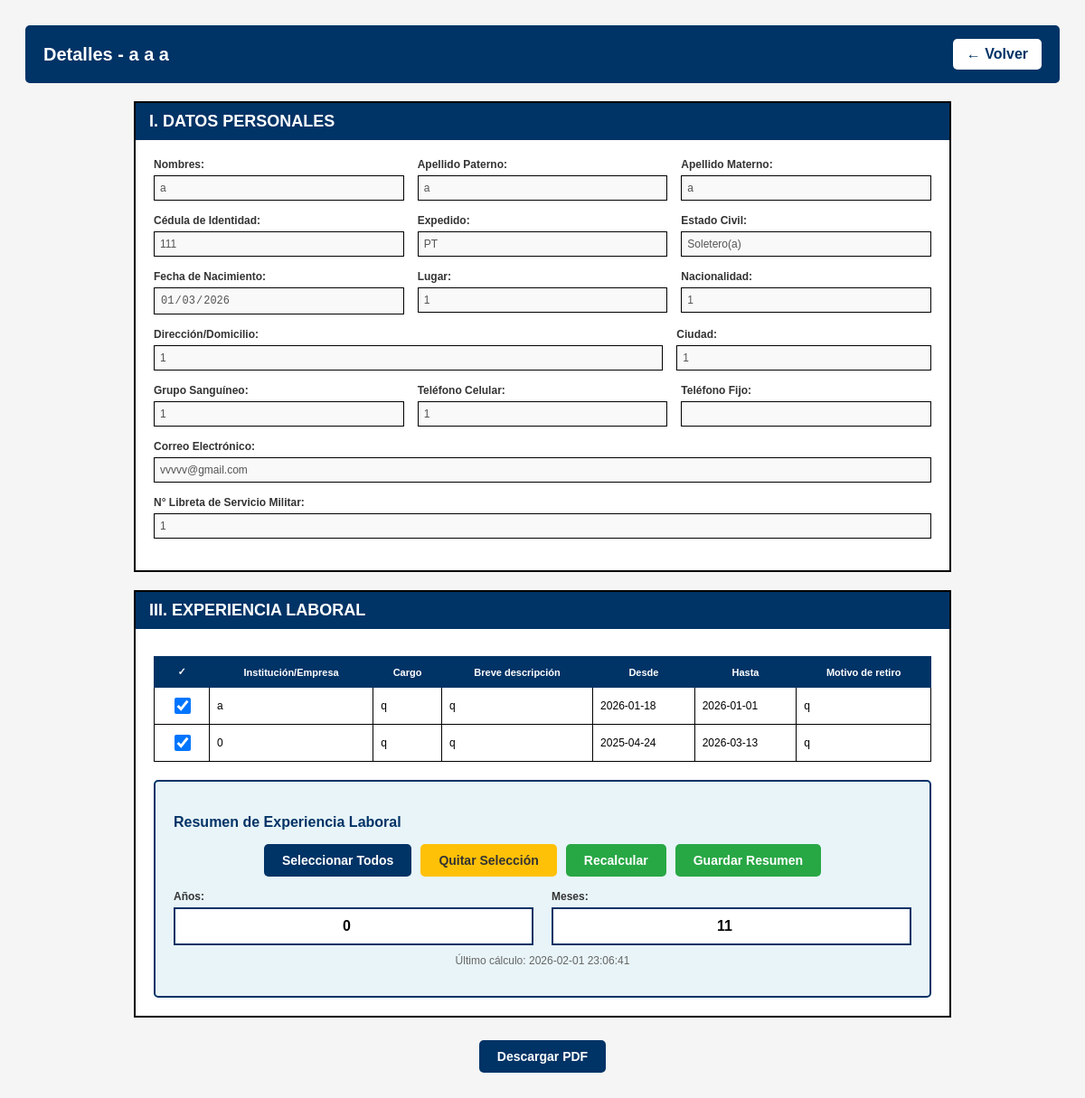
/detalles/3 (signed in), run on the app's committed database.
### tables this page shows
CREATE TABLE datos(
        id INTEGER PRIMARY KEY AUTOINCREMENT,
        nombres TEXT NOT NULL,
        ap_pat TEXT,
        ap_mat TEXT,
        ci TEXT NOT NULL,
        exp TEXT,
        est_civil TEXT NOT NULL,
        fecha_nac TEXT NOT NULL,
        lugar TEXT NOT NULL,
        nacio TEXT NOT NULL,
        direccion TEXT NOT NULL,
        ciudad TEXT NOT NULL,
        gr_san TEXT NOT NULL,
        tcel INTEGER NOT NULL,
        tfijo INTEGER,
        correo TEXT UNIQUE,
        n_libser TEXT
        );

CREATE TABLE experiencia(
        id INTEGER PRIMARY KEY AUTOINCREMENT,
        persona_id INTEGER NOT NULL,
        nombre TEXT NOT NULL,
        puesto TEXT NOT NULL,
        breve TEXT NOT NULL,
        desde TEXT NOT NULL,
        hasta TEXT NOT NULL,
        motivo TEXT NOT NULL,
        FOREIGN KEY (persona_id) REFERENCES datos(id)
        );

CREATE TABLE resumen_experiencia(
    id INTEGER PRIMARY KEY AUTOINCREMENT,
    persona_id INTEGER NOT NULL,
    total_anios INTEGER DEFAULT 0,
    total_meses INTEGER DEFAULT 0,
    fecha_calculo TEXT,
    FOREIGN KEY (persona_id) REFERENCES datos(id) ON DELETE CASCADE
    );

### app.py (the view)
@app.route('/detalles/<int:id>')
@login_required
def detalles(id):
    conn = get_db_connection()
    persona = conn.execute("SELECT * FROM datos WHERE id = ?", (id,)).fetchone()
    if persona is None:
        conn.close()
        flash("Persona no encontrada", "error")
        return redirect(url_for('usuarios'))
    experiencia = conn.execute("SELECT * FROM experiencia WHERE persona_id = ? ORDER BY desde DESC", (id,)).fetchall()
    formacion = conn.execute("SELECT * FROM formacion_academica WHERE persona_id = ?", (id,)).fetchall()
    cursos = conn.execute("SELECT * FROM cursos WHERE persona_id = ?", (id,)).fetchall()
    paquetes = conn.execute("SELECT * FROM paquetes_informaticos WHERE persona_id = ?", (id,)).fetchall()
    idiomas = conn.execute("SELECT * FROM idiomas WHERE persona_id = ?", (id,)).fetchall()
    docencia = conn.execute("SELECT * FROM docencia WHERE persona_id = ?", (id,)).fetchall()
    referencias = conn.execute("SELECT * FROM referencias WHERE persona_id = ?", (id,)).fetchall()
    registro = conn.execute("SELECT * FROM registro_profesional WHERE persona_id = ?", (id,)).fetchone()
    pretension = conn.execute("SELECT * FROM pretension_salarial WHERE persona_id = ?", (id,)).fetchone()
    incompatibilidades = conn.execute("SELECT * FROM incompatibilidades WHERE persona_id = ?", (id,)).fetchone()
    declaracion = conn.execute("SELECT * FROM declaracion_jurada WHERE persona_id = ?", (id,)).fetchone()
    resumen = conn.execute("SELECT * FROM resumen_experiencia WHERE persona_id = ? ORDER BY id DESC LIMIT 1", (id,)).fetchone()
    conn.close()
    return render_template("detalles.html",
                        persona=persona,
                        experiencia=experiencia,
                        formacion=formacion,
                        cursos=cursos,
                        paquetes=paquetes,
                        idiomas=idiomas,
                        docencia=docencia,
                        referencias=referencias,
                        registro=registro,
                        pretension=pretension,
                        incompatibilidades=incompatibilidades,
                        declaracion=declaracion,
                        resumen=resumen)

### app.py (called while the page is built)
def get_db_connection():
    conn = sqlite3.connect('form_hv.db')
    conn.row_factory = sqlite3.Row
    return conn

@login_manager.user_loader
def load_user(user_id):
    return User.get_by_id(user_id)

    @staticmethod
    def get_by_id(user_id):
        conn = get_db_connection()
        user = conn.execute('SELECT * FROM users WHERE id=?',(user_id, )).fetchone()
        conn.close()
        if user:
            return User(user['id'], user['username'],user['password'])
        return None

### templates/detalles.html (shortened to what this page needs)
<!DOCTYPE html>
<html lang="es">
<head>
</head>
<body>
    <div class="navbar no-print">
        <h1>Detalles - {{ persona.nombres }} {{ persona.ap_pat }} {{ persona.ap_mat }}</h1>
        <a href="{{ url_for('usuarios') }}" class="btn-back">← Volver</a>
    </div>
    <div class="container">
        <div class="header">I. DATOS PERSONALES</div>
        <div class="form-content">
            <div class="form-row">
                <div class="form-group">
                    <label>Nombres:</label>
                    <input type="text" value="{{ persona.nombres }}" disabled>
                </div>
                <div class="form-group">
                    <label>Apellido Paterno:</label>
                    <input type="text" value="{{ persona.ap_pat }}" disabled>
                </div>
                <div class="form-group">
                    <label>Apellido Materno:</label>
                    <input type="text" value="{{ persona.ap_mat }}" disabled>
                </div>
            </div>
            <div class="form-row">
                <div class="form-group">
                    <label>Cédula de Identidad:</label>
                    <input type="text" value="{{ persona.ci }}" disabled>
                </div>
                <div class="form-group">
                    <label>Expedido:</label>
                    <input type="text" value="{{ persona.exp }}" disabled>
                </div>
                <div class="form-group">
                    <label>Estado Civil:</label>
                    <input type="text" value="{{ persona.est_civil }}" disabled>
                </div>
            </div>
            <div class="form-row">
                <div class="form-group">
                    <label>Fecha de Nacimiento:</label>
                    <input type="date" value="{{ persona.fecha_nac }}" disabled>
                </div>
                <div class="form-group">
                    <label>Lugar:</label>
                    <input type="text" value="{{ persona.lugar }}" disabled>
                </div>
                <div class="form-group">
                    <label>Nacionalidad:</label>
                    <input type="text" value="{{ persona.nacio }}" disabled>
                </div>
            </div>
            <div class="form-row">
                <div class="form-group" style="flex: 2;">
                    <label>Dirección/Domicilio:</label>
                    <input type="text" value="{{ persona.direccion }}" disabled>
                </div>
                <div class="form-group">
                    <label>Ciudad:</label>
                    <input type="text" value="{{ persona.ciudad }}" disabled>
                </div>
            </div>
            <div class="form-row">
                <div class="form-group">
                    <label>Grupo Sanguíneo:</label>
                    <input type="text" value="{{ persona.gr_san }}" disabled>
                </div>
                <div class="form-group">
                    <label>Teléfono Celular:</label>
                    <input type="text" value="{{ persona.tcel }}" disabled>
                </div>
                <div class="form-group">
                    <label>Teléfono Fijo:</label>
                    <input type="text" value="{{ persona.tfijo or '' }}" disabled>
                </div>
            </div>
            <div class="form-row">
                <div class="form-group">
                    <label>Correo Electrónico:</label>
                    <input type="email" value="{{ persona.correo }}" disabled>
                </div>
            </div>
            <div class="form-row">
                <div class="form-group">
                    <label>N° Libreta de Servicio Militar:</label>
                    <input type="text" value="{{ persona.n_libser or '' }}" disabled>
                </div>
            </div>
        </div>
    </div>
    <div class="container">
        <div class="header">III. EXPERIENCIA LABORAL</div>
        <div class="form-content">
            {% if experiencia %}
            <table id="tabla-experiencia">
                <thead>
                    <tr>
                        <th class="no-print checkbox-cell">✓</th>
                        <th>Institución/Empresa</th>
                        <th>Cargo</th>
                        <th>Breve descripción</th>
                        <th>Desde</th>
                        <th>Hasta</th>
                        <th>Motivo de retiro</th>
                    </tr>
                </thead>
                <tbody>
                    {% for exp in experiencia %}
                    <tr class="fila-exp" data-id="{{ exp.id }}">
                        <td class="checkbox-cell no-print">
                            <input type="checkbox" class="chk-exp" checked>
                        </td>
                        <td>{{ exp.nombre }}</td>
                        <td>{{ exp.puesto }}</td>
                        <td>{{ exp.breve }}</td>
                        <td class="exp-desde" data-fecha="{{ exp.desde or '' }}">{{ exp.desde or '' }}</td>
                        <td class="exp-hasta" data-fecha="{{ exp.hasta or '' }}">{{ exp.hasta or '' }}</td>
                        <td>{{ exp.motivo }}</td>
                    </tr>
                    {% endfor %}
                </tbody>
            </table>
            <div class="resumen-box">
                <h3>Resumen de Experiencia Laboral</h3>
                <div class="btn-container no-print">
                    <button type="button" class="btn btn-primary" id="btn-seleccionar-todos">Seleccionar Todos</button>
                    <button type="button" class="btn btn-warning" id="btn-quitar-seleccion">Quitar Selección</button>
                    <button type="button" class="btn btn-success" id="btn-recalcular">Recalcular</button>
                    <button type="button" class="btn btn-success" id="btn-guardar-resumen">Guardar Resumen</button>
                </div>
                <div class="resumen-valores">
                    <div class="valor">
                        <label>Años:</label>
                        <input type="number" id="total-anios" value="{{ resumen.total_anios if resumen else 0 }}" readonly>
                    </div>
                    <div class="valor">
                        <label>Meses:</label>
                        <input type="number" id="total-meses" value="{{ resumen.total_meses if resumen else 0 }}" readonly>
                    </div>
                </div>
                {% if resumen %}
                <p class="info-text">Último cálculo: {{ resumen.fecha_calculo }}</p>
                {% endif %}
            </div>
            {% else %}
            <p style="text-align: center; color: #666; padding: 20px;">Sin registros de experiencia laboral</p>
            {% endif %}
        </div>
    </div>
    <div class="btn-container no-print" style="margin: 25px 0;">
        <button type="button" class="btn btn-primary" id="btn-descargar-pdf">Descargar PDF</button>
    </div>
</body>
</html>

### templates/detalles.html (style rules this page uses)
body { font-family: Arial, Helvetica, sans-serif; padding: 20px; background-color: #f5f5f5; }
.navbar { background-color: #003366; color: white; padding: 15px 20px; margin-bottom: 20px; border-radius: 5px; display: flex; justify-content: space-between; align-items: center; }
.navbar h1 { font-size: 20px; margin: 0; }
.btn-back { background-color: white; color: #003366; padding: 8px 15px; text-decoration: none; border-radius: 5px; font-weight: bold; }
.container { max-width: 900px; margin: 0 auto; background-color: white; border: 2px solid; margin-top: 20px; }
.header { background-color: #003366; color: white; padding: 10px 15px; font-weight: bold; font-size: 18px; }
.form-content { padding: 20px; }
.form-row { display: flex; gap: 15px; margin-bottom: 15px; align-items: flex-start; }
.form-group { flex: 1; display: flex; flex-direction: column; }
label { font-size: 12px; margin-bottom: 5px; color: #333; font-weight: bold; }
input[type="text"], input[type="date"], input[type="email"], input[type="number"] { padding: 6px; border: 1px solid #000; font-size: 12px; width: 100%; box-sizing: border-box; }
input:disabled { background-color: #f9f9f9; }
table { width: 100%; border-collapse: collapse; margin-top: 10px; }
thead { background-color: #003366; color: white; }
th { border: 1px solid #003366; padding: 10px; font-size: 11px; text-align: center; }
td { border: 1px solid #000; padding: 8px; font-size: 12px; }
.checkbox-cell { text-align: center; width: 40px; }
.checkbox-cell input { width: 18px; height: 18px; cursor: pointer; }
.resumen-box { background-color: #e8f4f8; border: 2px solid #003366; padding: 20px; margin-top: 20px; border-radius: 5px; }
.resumen-box h3 { color: #003366; margin-bottom: 15px; font-size: 16px; }
.resumen-valores { display: flex; gap: 20px; margin-top: 15px; }
.resumen-valores .valor { flex: 1; }
.resumen-valores .valor label { font-weight: bold; display: block; margin-bottom: 5px; }
.resumen-valores .valor input { width: 100%; padding: 10px; border: 2px solid #003366; font-size: 16px; font-weight: bold; text-align: center; }
.btn-container { display: flex; gap: 10px; justify-content: center; flex-wrap: wrap; }
.btn { padding: 10px 20px; border: none; border-radius: 5px; cursor: pointer; font-weight: bold; font-size: 14px; transition: all 0.3s; }
.btn-primary { background-color: #003366; color: white; }
.btn-success { background-color: #28a745; color: white; }
.btn-warning { background-color: #ffc107; color: #333; }
.info-text { font-size: 12px; color: #666; text-align: center; margin-top: 10px; }

### data on the page
datos: nombres "a", ap_pat "a", ap_mat "a", ci "111", exp "PT", est_civil "Soletero(a)", fecha_nac "01/03/2026", lugar "1", nacio "1", direccion "1", ciudad "1", gr_san "1", tcel "1", correo "vvvvv@gmail.com", n_libser "1"
experiencia: nombre "a", puesto "q", breve "q", desde "2026-01-18", hasta "2026-01-01", motivo "q"
experiencia: nombre "0", puesto "q", breve "q", desde "2025-04-24", hasta "2026-03-13", motivo "q"
resumen_experiencia: total_anios "0", total_meses "11", fecha_calculo "2026-02-01 23:06:41"
